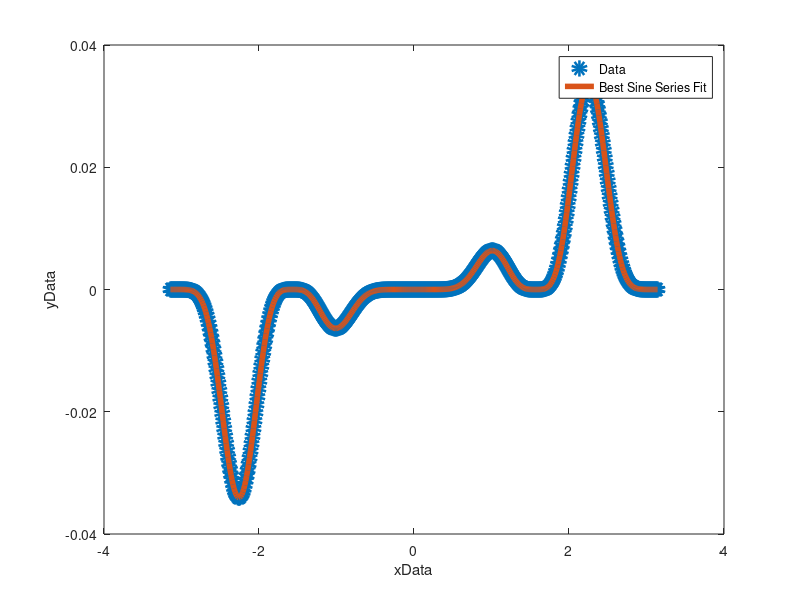

This chart was generated by the following MATLAB code:
function fit_Sine_Series()

N = 500; %initialzie the number of data points%
M = 40; %The sum upper bound%
xData = linspace(-pi,pi,N); %Initializing data for x%
yData = ((0.25*xData.^2).*cos(xData).^4.*sin(xData).^7)'; %Initializing data for y%

for j = 1:N %for loop to run over the number of data points, N%
    
    x = xData(j); %Using xData and calling it x%
    y = yData(j); %Using yData and calling it y%
    
    for i = 1:M 
        
        A(j,i) = sin(i*x);
    end
    B(j,:) = y;
end

pseudoinv = (inv(A'*A))*A'; %pseudoinv is created%

beta = pseudoinv*B; %beta value found with pseudoinv%

for j = 1:N
    
    x = xData(j);
    f(j,1) = 0;
    i = 1;
    
    while i <= M %Run the loop while i is less than or equal to M%
        
        f(j,1) = f(j,1) + beta(i)*sin(i*x); 
        i = i + 1; %counter will be incremented over%
        
    end
    
end
%next 5 lines are the plot information%
figure; plot(xData,yData,'o','Linewidth',6);
hold on;
plot(xData,f,'Linewidth',4)
xlabel('xData');
ylabel('yData');
legend('Data','Best Sine Series Fit')

res = B - A*beta;
l2norm = sqrt(res'*res)

%a)When N=500: M=5; l2norm = 0.0813, M=10; l2norm = 0.0096, M=20;           
%l2norm =2.1412e-06, M=40; l2norm = 3.9199e-09% as M is increased the
%residual will decrease.
%b)The process is called Fourier Series.%  